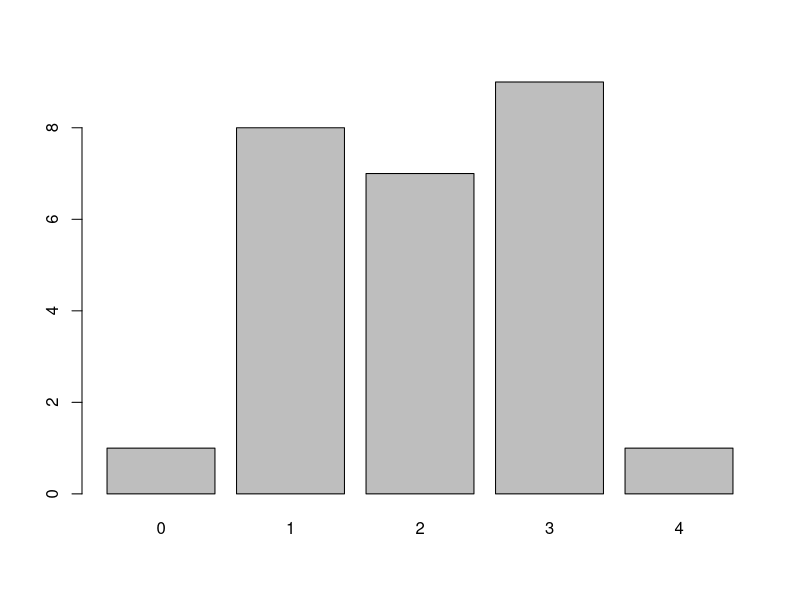
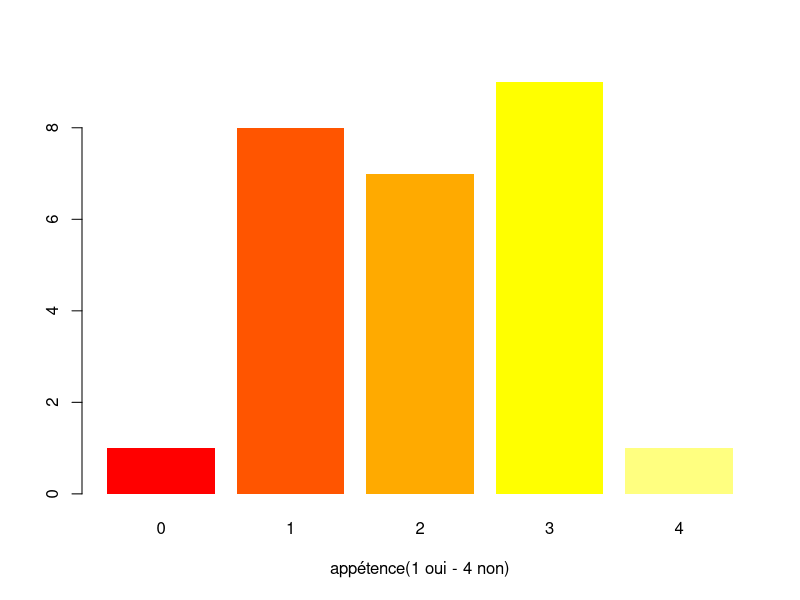
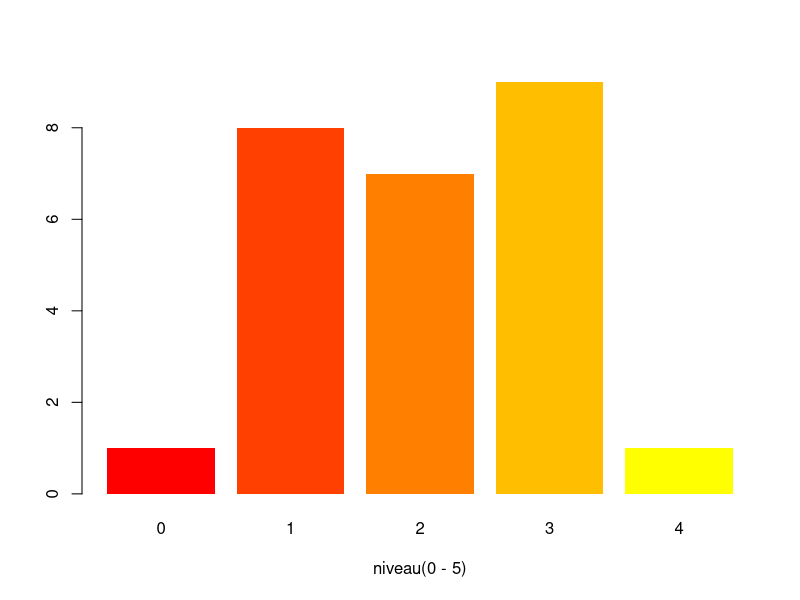
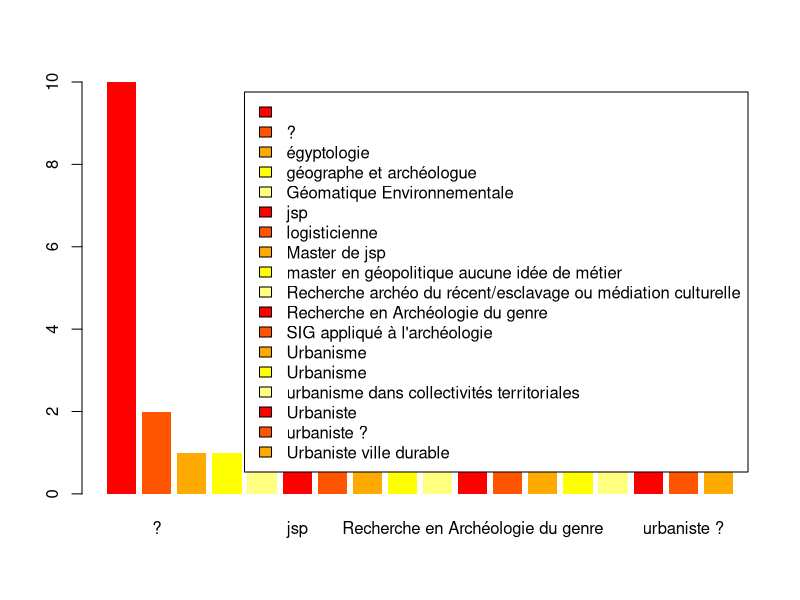
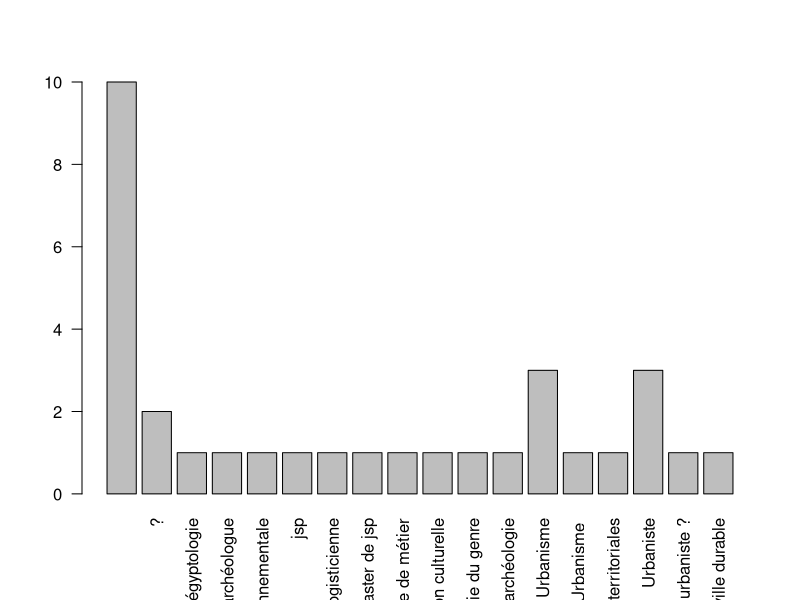
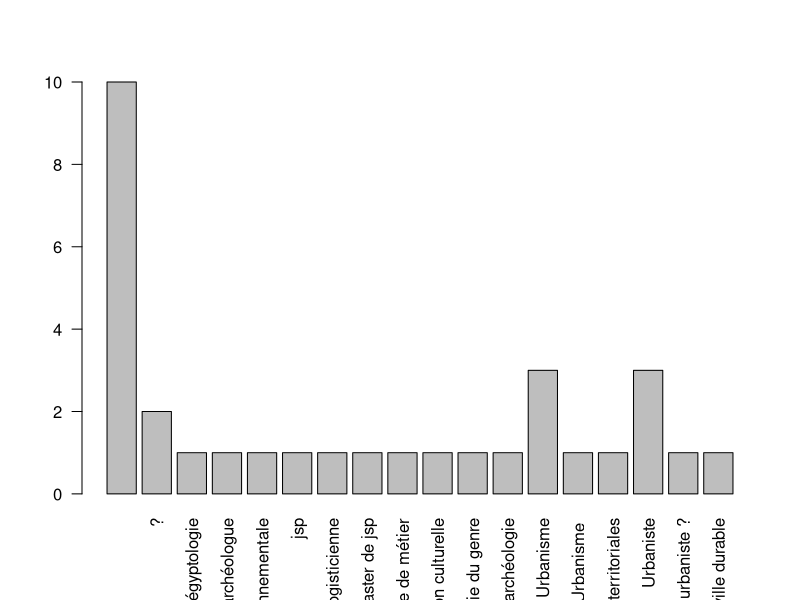

Here is the R script that generated these plots, in order:
data <- read.csv("cours1.csv", fileEncoding = "UTF-8")
head(data,1)
str(data)
tab  <- table(data$appétence.codage..1.fort.4.mauvais)
tab
barplot(tab)
barplot(tab,col=heat.colors(5),border=NA,xlab="appétence(1 oui - 4 non)")
barplot(tab,col=heat.colors(6),border=NA,xlab="niveau(0 - 5)")
tab <- table(data$futur)
barplot(tab,col=heat.colors(5),border=NA,legend=T)
etik <- names(tab)
barplot(tab,names.arg=etik, las = 2)
tab <- table(data$futur)
etik <- names(tab)
names(tab)
barplot(tab, names.arg = names(tab), las = 2)
motif <- grep("rba", data$futur)
data$futur [motif]
data$futur [motif]<-"urbanisme"
data$futur [motif]<-"urbanisete"
data$futur==""
data$futur [data$futur ==""]
data$futur [data$futur ==""] <-NA
tab <- table(data$futur, useNA = "always")
data$futur [motif]<-"égyptologie"
data$futur [motif]<-"archéologie"